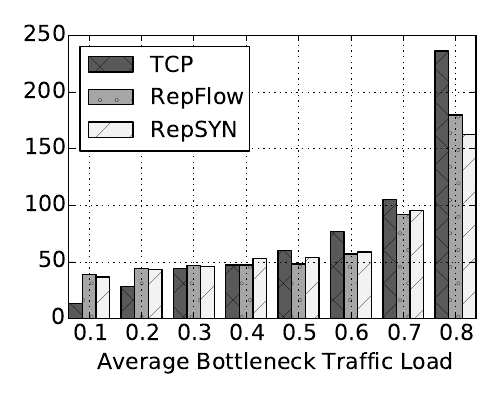

Source code (Python):
#!/usr/bin/python

# Numpy is a library for handling arrays (like data points)
import numpy as np
import math

# Pyplot is a module within the matplotlib library for plotting
import matplotlib.pylab as plt
import matplotlib

font = {'family' : 'sans',
        #'weight' : 'normal',
        'size'   : 16}
matplotlib.rc('font', **font)

def getpt(data, percentile):
    return np.percentile(data, percentile)

mat = np.zeros((3, 8))
for i in range(1, 9):
    sinfile = str(i) + "sin.dat"
    repfile = str(i) + "rep.dat"
    synfile = str(i) + "syn.dat"

    sin = np.loadtxt(sinfile)
    rep = np.loadtxt(repfile)
    syn = np.loadtxt(synfile)

    len1 = len(sin[:,0])
    len2 = len(rep[:,0])
    len3 = len(syn[:,0])

    single = sin[:,0] #- 6.82
    repflow = rep[:,0] #- 7.12
    repsyn = syn[:,0] #- 7.12
    single = single[single < 400]
    repflow = repflow[repflow < 400]
    repsyn = repsyn[repsyn < 400]

    mat[0, i-1] = getpt(single, 99) 
    mat[1, i-1] = getpt(repflow, 99)
    mat[2, i-1] = getpt(repsyn, 99)
    #print np.average(single), np.average(repflow), np.average(repsyn)
    #print getpt(single, 99), getpt(repflow, 99), getpt(repsyn, 99)
    #print getpt(single, 99.9), getpt(repflow, 99.9), getpt(repsyn, 99.9)

plt.figure(figsize=(5,4))

load = np.arange(0.1, 0.9, 0.1)
plt.xticks([0.1, 0.2, 0.3, 0.4, 0.5, 0.6, 0.7, 0.8], \
        [0.1, 0.2, 0.3, 0.4, 0.5, 0.6, 0.7, 0.8])
plt.bar(load-0.039, mat[0, :], 0.026, color='0.35', hatch='x', label="TCP")
plt.bar(load-0.013, mat[1, :], 0.026, color='0.65', hatch='.', label="RepFlow")
plt.bar(load+0.013, mat[2, :], 0.026, color='0.95', hatch='/', label="RepSYN")
plt.legend(loc='upper left', fontsize='medium')
#plt.yscale('log')

plt.xlabel('Average Bottleneck Traffic Load')

plt.tight_layout(rect=(0,0,1,1))
plt.grid()
plt.savefig("99-percentile.pdf", format='pdf')
plt.show()








